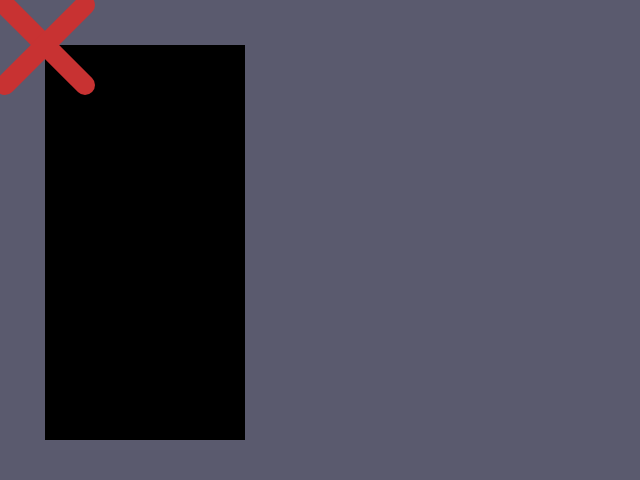
Frame 1 (no input)
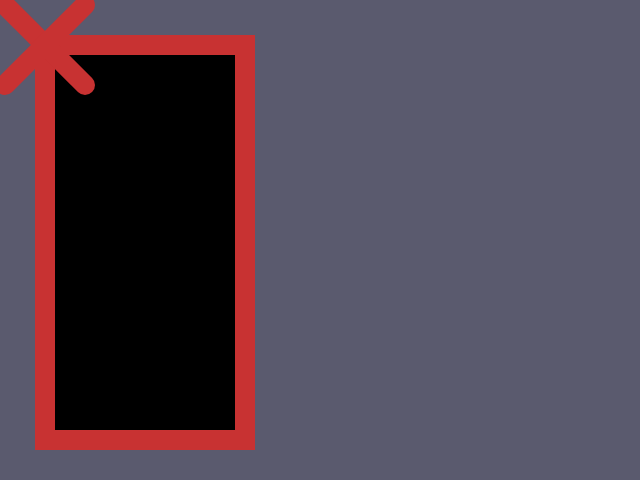
Frame 60 (no input)
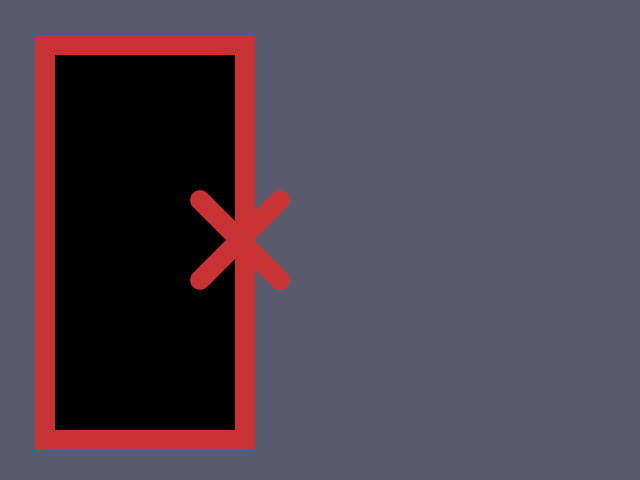
Frame 120 (the mouse pressed at the canvas centre since frame 60)

The p5.js sketch that drew these frames (run headless with seeded random() and noise() and a simulated clock; from frame 60 on, the mouse is pressed at the canvas centre):

// p5.js sketch
// ── sketch.js
function setup() {
	// create a place to draw
	createCanvas(640, 480);
	noStroke();
}

function draw() {
	// clear the background
	background(90, 90, 110);

	// draw a square boarder
	fill(0, 0, 0);
	rect(45, 45, 200, 395);

	//give a out of bound limit for red X
	//right
	if (mouseX >= 240) {
		mouseX = 240;
	}
	//bottom
	if (mouseY >= 435) {
		mouseY = 435;
	}
	//left
	if (mouseX <= 45) {
		mouseX = 45;
	}
	//top
	if (mouseY <= 45) {
		mouseY = 45;
	}

	//draw a crossed X shaped line
	stroke(200, 50, 50);
	strokeWeight(20);
	line(mouseX - 40, mouseY - 40, mouseX + 40, mouseY + 40, 3);
	line(mouseX - 40, mouseY + 40, mouseX + 40, mouseY - 40, 3);

}
